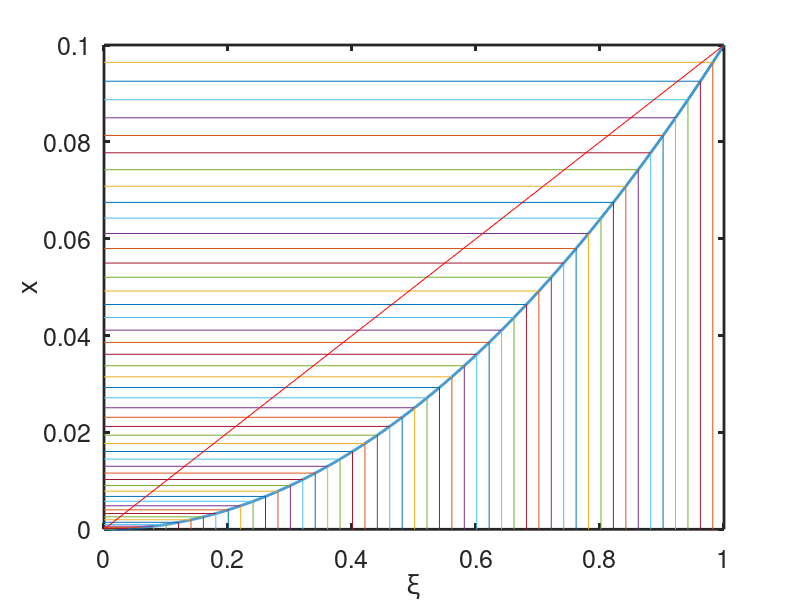

Write MATLAB code to recreate this figure.
%---------------------------------------------------------------------%
% A program to test 1D grid refinement.
% adapted from page 2 of 
% https://www3.nd.edu/~gtryggva/CFD-Course/2011-Lecture-25.pdf
% rlbarnett c3149416 160119
%---------------------------------------------------------------------%

% sets xmax
L = 0.1; 

% for internal layer calculation
% sign change at xc
xc = L/2.0; 

% "strength": concentrates points either at the centre of the domain (A>0)
% or at the boundaries of the domain (A<0)
A = 2.5;

% root order
ro = 0.5;

% initialise xi parameter array
% spacing in the centre currently is 0.5*dx
smax = 1.0;
smin = 0.0;
% s = smin:2*2.4e-4:smax; 
s = linspace(smin,smax,2048-1);

% length of the x parameter, i.e. the number of points
n = length(s);

% calculate the x values from xi
x = L*(s.^(1/ro));
% x = L*s+A*(xc-L*s).*s.*(1-s);

% plots x as a funtion of xi
figure(1);
plot(s,x,'LineWidth',2);
hold on

% loop plots the lines along x(xi), visually shows dx sizing effectively
for ii=1:round(n/50):n
    
    plot([s(ii),s(ii)],[0.0, x(ii)]);
    plot([0.0,s(ii)],[x(ii), x(ii)]);
    
end

% plot parameters/labels
xlabel('\xi','Fontsize',18) 
ylabel('x','Fontsize',18)
set(gca,'Box','on'); 
set(gca,'Fontsize',18, 'LineWidth',2)
plot([smin,smax],[0,L],'r')
% text(0.05,L-0.1,['A=',num2str(A),...
% ' x=',num2str(xc)],'Fontsize',18)

hold off;
